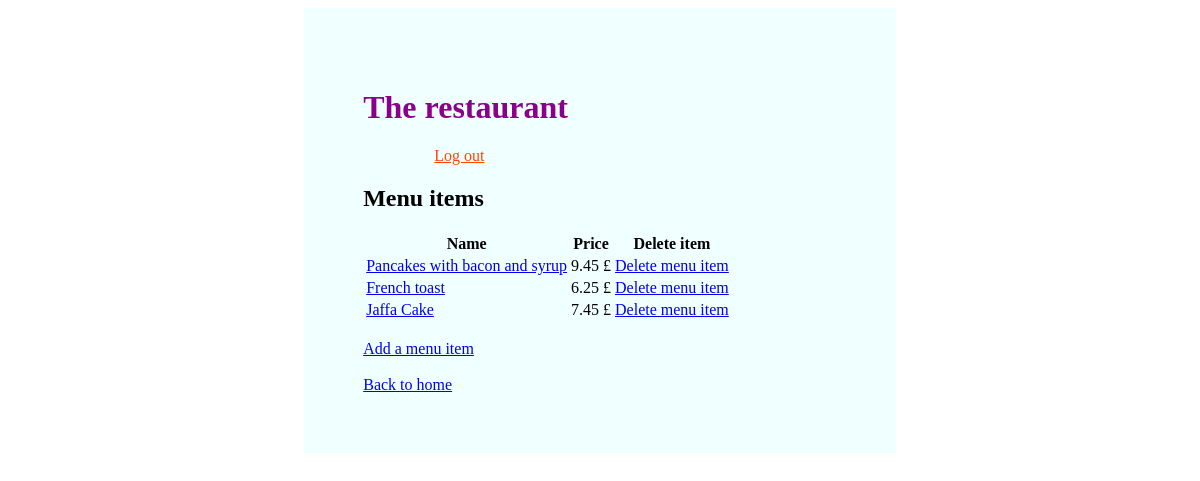
Before: /menu_items/ (signed in) with the older database file.
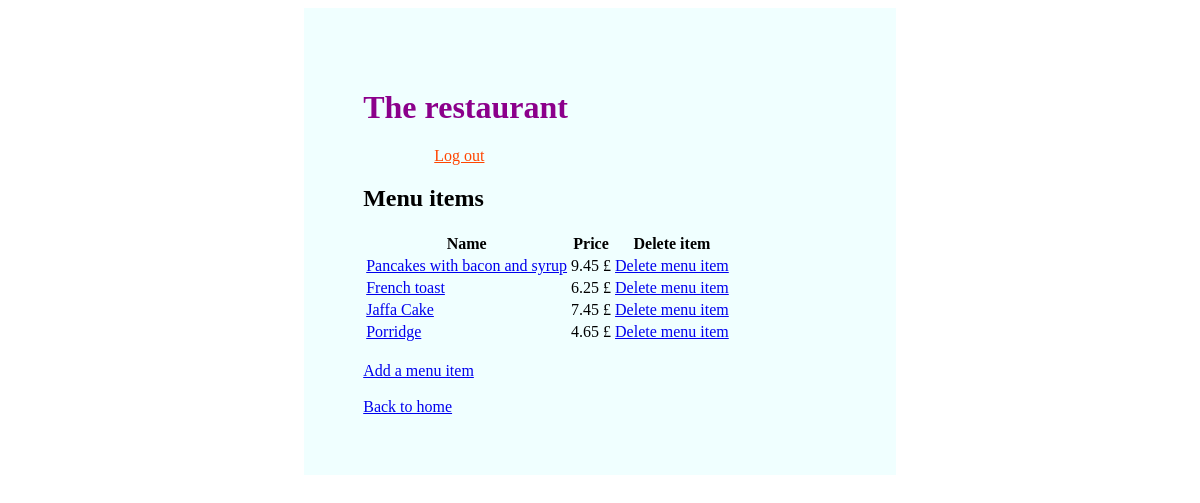
After: the same page with the newer database file.
### inventory/models.py (models this page shows, shortened)
class MenuItem(models.Model):
    title = models.CharField(unique=True,max_length=30)
    price = models.FloatField(default=0)

### inventory/views.py (the view)
# urls.py: path("menu_items/", views.MenuView.as_view(), name='menuitems'),
class MenuView(LoginRequiredMixin, TemplateView):
    login_url ='login'
    template_name = "menu_items.html"
    def get_context_data(self, **kwargs):
        context = super().get_context_data(**kwargs)
        context["menuitems"] = MenuItem.objects.all()
        return context

### inventory/templates/menu_items.html (shortened to what this page needs)
{% extends 'base.html' %} {% load static %} {% block title %}The restaurant{% endblock %}
{% block content %}
{% load mathfilters %}
<div>
    <h2>Menu items</h2>
    <table>
      <thead>
        <tr>
          <th>Name</th>
          <th>Price</th>
          <th>Delete item</th>
        </tr>
      </thead>
      <tbody>
        {% for menu in menuitems %}
        <tr>
          <td><a href="{% url "updatemenu" menu.id %}">{{ menu.title }}</a></td>
          <td>{{ menu.price }} £</td>
          <td><a href="{% url "deletemenu" menu.id %}">Delete menu item</a></td>
        {% endfor %}
      </tbody>
    </table>
  <br>
  <a href="{% url 'addmenu'%}">Add a menu item</a>  </div>
  <br>
<a href="{% url 'home'%}">Back to home</a>
{% endblock %}

Changed rows visible on the page:
added MenuItem: title "Porridge", price "4.65"
